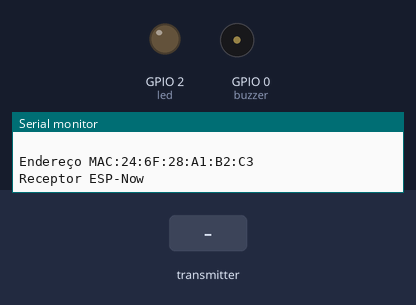
Bench run of a sketch on a simulated ESP8266 (NodeMCU). Shown: output pins drawn as LEDs (lit = HIGH), buzzer (waves = sounding), the last lines printed to the serial monitor. Dashed ring = blinking. The inputs (shaded band) are chosen by the test bench.

Above: at 1.2 s.
1.3 s: the transmitter starts sending blue = 256
At 4.2 s:
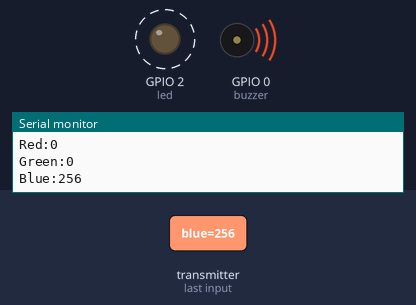
4.3 s: the transmitter starts sending blue = 0
At 5.0 s:
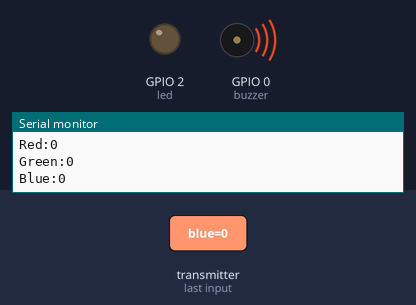
5.8 s: the transmitter starts sending blue = 512
At 6.05 s:
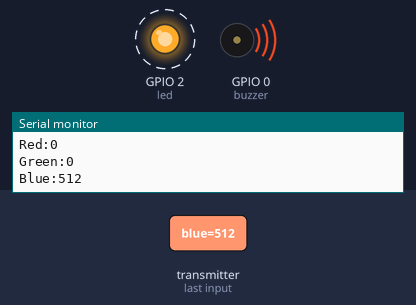
Timing chart, 0 to 14.8 s (numbered marks = the images above; inputs shaded):
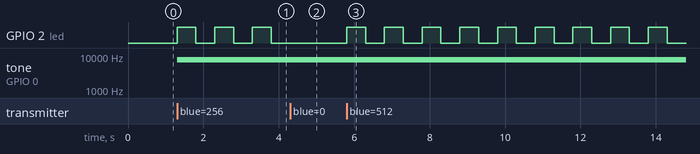

Measured:
- after the input at 1.3 s, GPIO 2 (led): alternates HIGH for 0.50 s and LOW for 0.50 s, starting at once; tone on GPIO 0 (buzzer): silent → 7800 Hz at once
- after the input at 4.3 s, GPIO 2 (led): stays LOW (without the input it goes to HIGH after 0.00 s)
- after the input at 5.8 s, GPIO 2 (led): alternates HIGH for 0.50 s and LOW for 0.50 s, starting at once

The sketch:

PET_Receptor_Esp8266.ino
```cpp
// ESP 8266 2 Board MAC Address:  A0:20:A6:1A:4B:01
// ESP 8266 3 Board MAC Address:  5C:CF:7F:EE:B1:06
// ESP 8266 sem nome Endereço MAC:80:7D:3A:3E:54:D7
// ESP 8266 tvs      Endereço MAC:80:7D:3A:3E:55:0D
// ESP 32 Board MAC Address:  24:0A:C4:31:93:20
//esp01 80:7D:3A:3E:55:0D
/*** ESP-NOW: RECEPTOR com ESP-Now*/
#include <Arduino.h>
#include <ESP8266WiFi.h>
#include <espnow.h>
#define led 2
#define buzzer 0
int b = 0;
/////////////////////////////////////////////////////
typedef struct message {
  int red;
  int green;
  int blue;
} message;
message myMessage;
/////////////////////////////////////////////////////
void onDataReceiver(uint8_t * mac, uint8_t *incomingData, uint8_t len) {
  Serial.println("Message received.");
  // Não usamos o mac para verificar o remetente
  // Vamos transformar os dados de entrada em nossa estrutura de mensagem
  memcpy(&myMessage, incomingData, sizeof(myMessage));
  Serial.print("Red:");
  Serial.println(myMessage.red);
  Serial.print("Green:");
  Serial.println(myMessage.green);
  Serial.print("Blue:");
  Serial.println(myMessage.blue);
  if (myMessage.blue > 0) {
    digitalWrite(led, !digitalRead(led));
    b = b + 1;
  }
}
/////////////////////////////////////////////////////
void toca() {
  //for (int a = 0; a < 11; a++) {
    tone(buzzer, 7800); // Send 1KHz sound signal...
    delay(100);        // ...for 1 sec
    noTone(buzzer);     // Stop sound...
    delay(50);        // ...for 1sec
  //}
}
/////////////////////////////////////////////////////
void setup() {
  pinMode(led, OUTPUT);
  pinMode(buzzer, OUTPUT);
  Serial.begin(115200);
  WiFi.disconnect();
  ESP.eraseConfig();
  WiFi.mode(WIFI_STA);
  Serial.println(" ");
  Serial.print("Endereço MAC:");
  Serial.print(WiFi.macAddress());
  Serial.println("\nReceptor ESP-Now");
  //delay(10000);
  //   Inicializando o ESP-NOW
  if (esp_now_init() != 0) {
    Serial.println("Problema durante a inicialização ESP-NOW");
    return;
  }
  esp_now_set_self_role(ESP_NOW_ROLE_SLAVE);
  esp_now_register_recv_cb(onDataReceiver);
}
/////////////////////////////////////////////////////
void loop() {
  if (b > 0) toca();
  b = 0;
}
```
